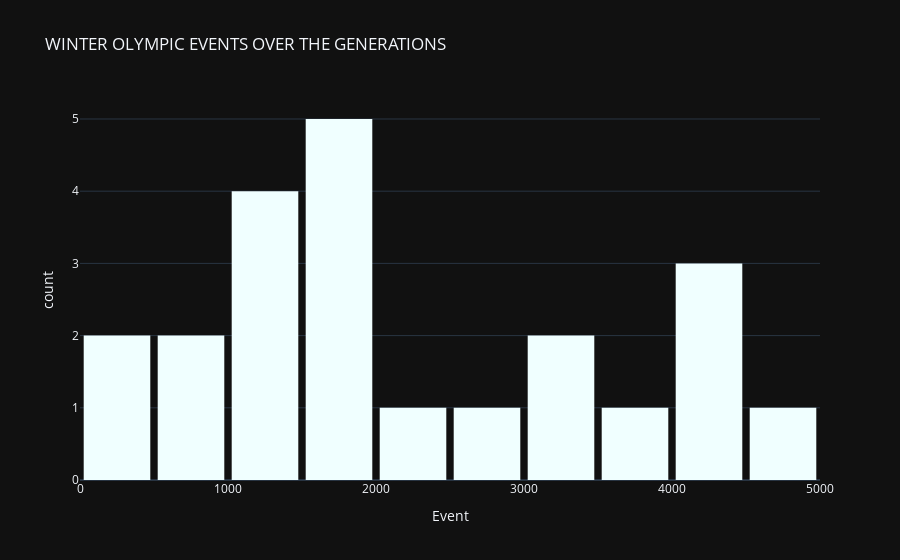

The notebook cell this image was saved under:
### Code cell
# winter events
fig = px.histogram(event_count_winter, x="Event", title="WINTER OLYMPIC EVENTS OVER THE GENERATIONS", nbins=10, template = "plotly_dark", color_discrete_sequence=['azure'])
fig.update_layout(bargap=0.1)
fig.show()

### Figure 1 — Plotly figure (JSON) as saved in the notebook; plotly's stock layout.template omitted (floating-point values rounded to 4 significant figures)
{"data": [{"alignmentgroup": "True", "bingroup": "x", "hovertemplate": "Event=%{x}<br>count=%{y}<extra></extra>", "legendgroup": "", "marker": {"color": "azure", "pattern": {"shape": ""}}, "name": "", "nbinsx": 10, "offsetgroup": "", "orientation": "v", "showlegend": false, "type": "histogram", "x": [460, 582, 352, 895, 1075, 1088, 1307, 1116, 1778, 1891, 1655, 1861, 1746, 2134, 2639, 3436, 3160, 3605, 4109, 4382, 4402, 4891], "xaxis": "x", "yaxis": "y"}], "layout": {"bargap": 0.1, "barmode": "relative", "legend": {"tracegroupgap": 0}, "title": {"text": "WINTER OLYMPIC EVENTS OVER THE GENERATIONS"}, "xaxis": {"anchor": "y", "domain": [0, 1], "title": {"text": "Event"}}, "yaxis": {"anchor": "x", "domain": [0, 1], "title": {"text": "count"}}}}
